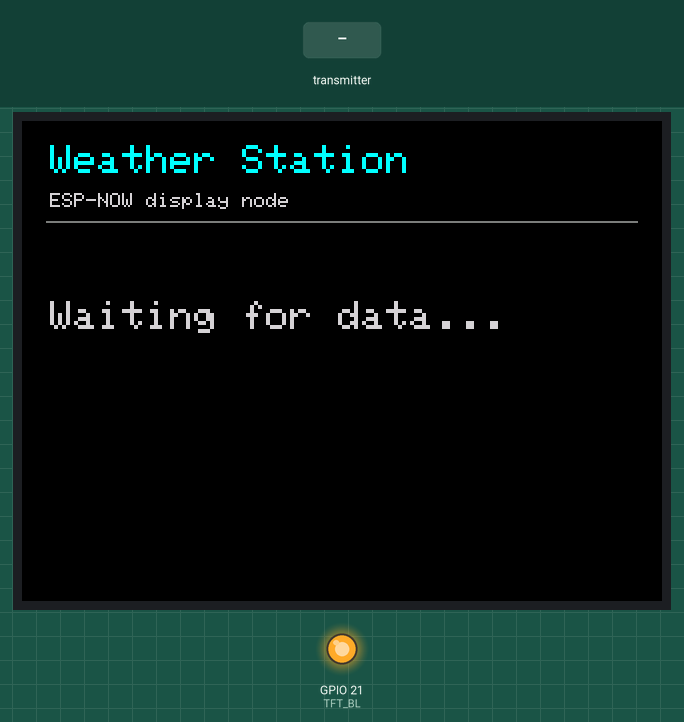
Simulated run of this sketch. Board: ESP32. Parts: 320×240 colour display, output pins drawn as LEDs (lit = HIGH). The inputs (shaded band) are chosen by the test bench. What the sketch prints to the serial monitor is not drawn.

Above: at 3.4 s.
3.5 s: the transmitter starts sending temperature = 0
At 4.8 s:
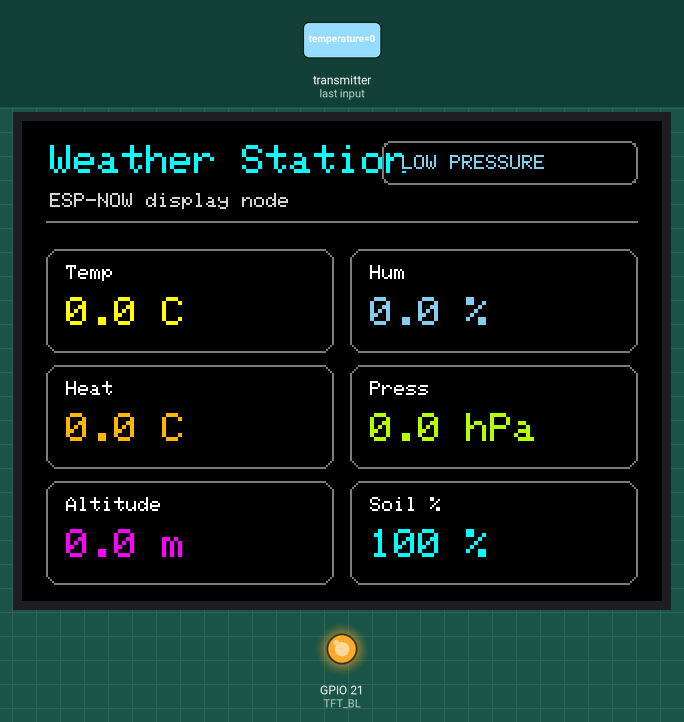
5.1 s: the transmitter starts sending heatIndex = 50
At 6.0 s:
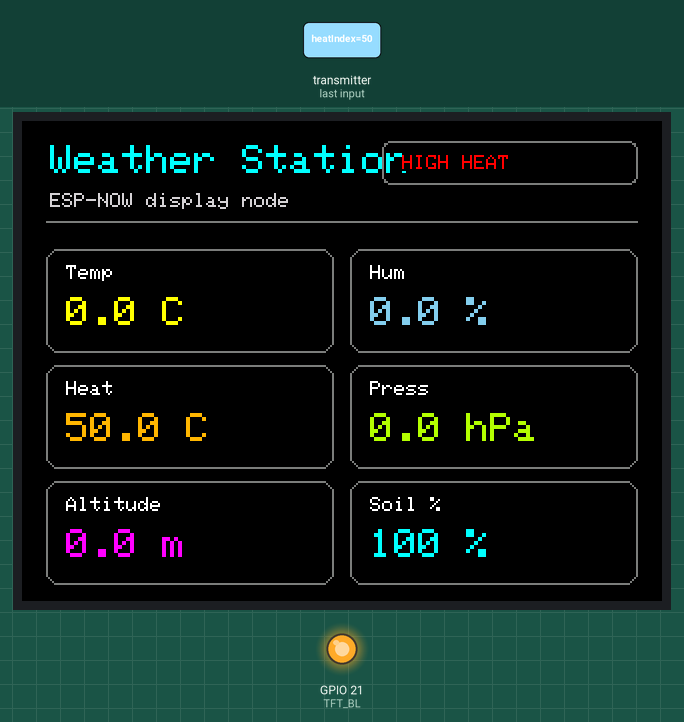
6.8 s: the transmitter starts sending soilMoisture = 1024
At 8.1 s:
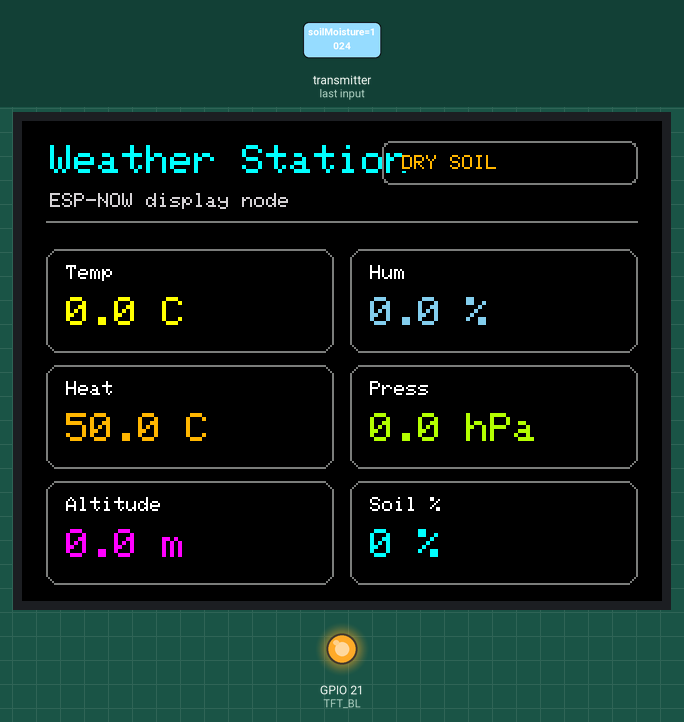
8.4 s: the transmitter starts sending humidity = 25
At 9.7 s:
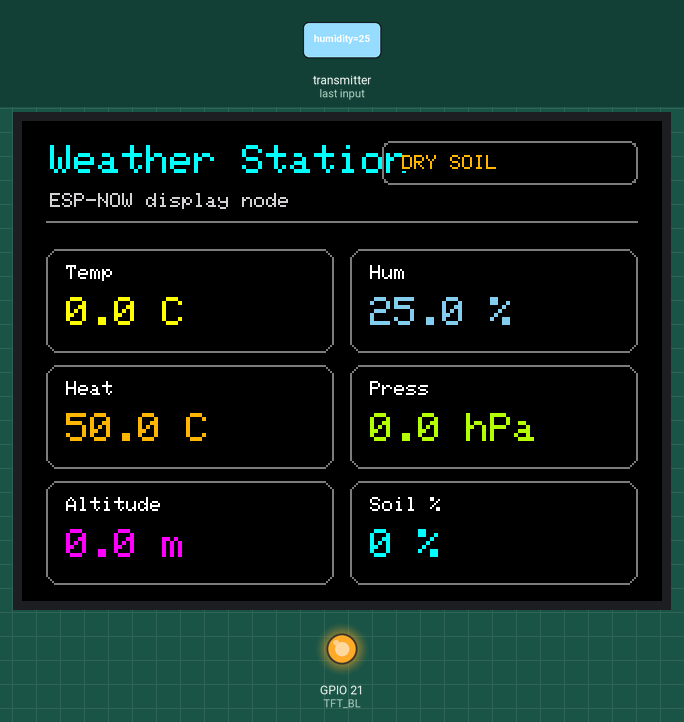
10.0 s: the transmitter starts sending pressure = 1
11.6 s: the transmitter starts sending altitude = 25
At 12.7 s:
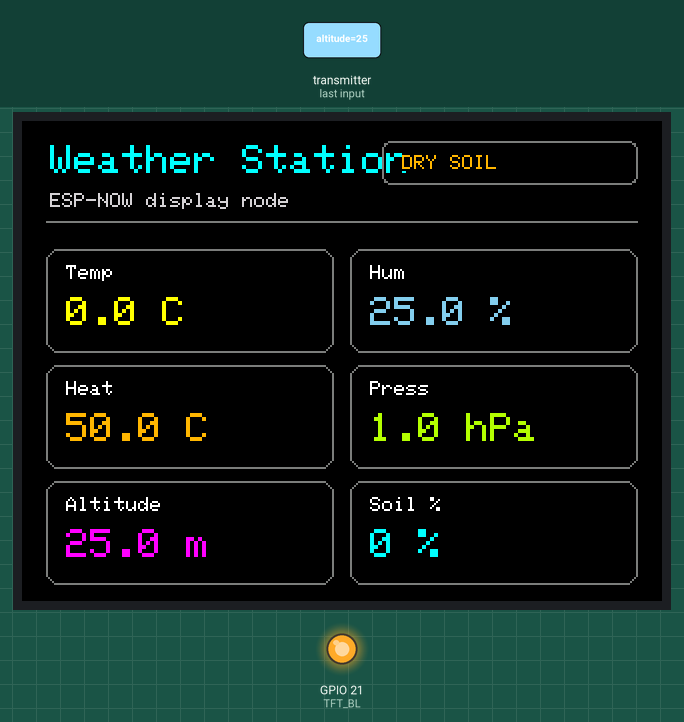
Timing chart, 0 to 14.2 s (numbered marks = the images above; inputs shaded):
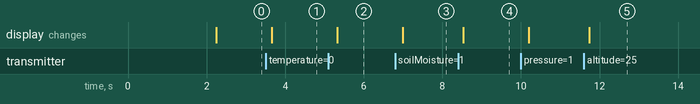

Measured:
- after the input at 3.5 s, the display: changes after 0.16 s (image 1)
- after the input at 5.1 s, the display: changes after 0.22 s (image 2)
- after the input at 6.8 s, the display: changes after 0.19 s (image 3)
- after the input at 8.4 s, the display: changes after 0.13 s (image 4)
- after the input at 11.6 s, the display: changes after 0.14 s (image 5)

The sketch:

display_espnow_weather_receiver.ino
```cpp
#include <TFT_eSPI.h>
#include <WiFi.h>
#include <esp_now.h>
#include <esp_wifi.h>

#define TFT_BL 21
#define SOIL_RAW_DRY 370
#define SOIL_RAW_WET 220

typedef struct {
  float temperature;
  float humidity;
  float heatIndex;
  float pressure;
  float altitude;
  int soilMoisture;
} SensorData;

TFT_eSPI tft = TFT_eSPI();
SensorData data;
bool hasReading = false;

int computeSoilPercent(int rawValue) {
  int percent = map(rawValue, SOIL_RAW_DRY, SOIL_RAW_WET, 0, 100);
  return constrain(percent, 0, 100);
}

const char* getStatusText(int soilPercent) {
  if (soilPercent < 30) {
    return "DRY SOIL";
  }

  if (data.heatIndex >= 32.0f) {
    return "HIGH HEAT";
  }

  if (data.pressure < 980.0f) {
    return "LOW PRESSURE";
  }

  return "SYSTEM NORMAL";
}

uint16_t getStatusColor(int soilPercent) {
  if (soilPercent < 30) {
    return TFT_ORANGE;
  }

  if (data.heatIndex >= 32.0f) {
    return TFT_RED;
  }

  if (data.pressure < 980.0f) {
    return TFT_SKYBLUE;
  }

  return TFT_GREENYELLOW;
}

void drawHeader() {
  tft.setTextDatum(TL_DATUM);
  tft.setTextColor(TFT_CYAN, TFT_BLACK);
  tft.setTextSize(2);
  tft.drawString("Weather Station", 14, 12);

  tft.setTextColor(TFT_LIGHTGREY, TFT_BLACK);
  tft.setTextSize(1);
  tft.drawString("ESP-NOW display node", 14, 36);
  tft.drawFastHLine(12, 50, 296, TFT_DARKGREY);
}

void drawField(int x, int y, const char* label, const char* value, uint16_t valueColor) {
  tft.drawRoundRect(x, y, 144, 52, 6, TFT_DARKGREY);
  tft.setTextColor(TFT_WHITE, TFT_BLACK);
  tft.setTextSize(1);
  tft.drawString(label, x + 10, y + 8);

  tft.setTextColor(valueColor, TFT_BLACK);
  tft.setTextSize(2);
  tft.drawString(value, x + 10, y + 24);
}

void drawDashboard() {
  char temperatureText[20];
  char humidityText[20];
  char heatIndexText[20];
  char pressureText[20];
  char altitudeText[20];
  char soilText[20];
  const int soilPercent = computeSoilPercent(data.soilMoisture);
  const char* statusText = getStatusText(soilPercent);
  const uint16_t statusColor = getStatusColor(soilPercent);

  snprintf(temperatureText, sizeof(temperatureText), "%.1f C", data.temperature);
  snprintf(humidityText, sizeof(humidityText), "%.1f %%", data.humidity);
  snprintf(heatIndexText, sizeof(heatIndexText), "%.1f C", data.heatIndex);
  snprintf(pressureText, sizeof(pressureText), "%.1f hPa", data.pressure);
  snprintf(altitudeText, sizeof(altitudeText), "%.1f m", data.altitude);
  snprintf(soilText, sizeof(soilText), "%d %%", soilPercent);

  tft.fillScreen(TFT_BLACK);
  drawHeader();
  drawField(12, 64, "Temp", temperatureText, TFT_YELLOW);
  drawField(164, 64, "Hum", humidityText, TFT_SKYBLUE);
  drawField(12, 122, "Heat", heatIndexText, TFT_ORANGE);
  drawField(164, 122, "Press", pressureText, TFT_GREENYELLOW);
  drawField(12, 180, "Altitude", altitudeText, TFT_MAGENTA);
  drawField(164, 180, "Soil %", soilText, TFT_CYAN);

  tft.drawRoundRect(180, 10, 128, 22, 4, TFT_DARKGREY);
  tft.setTextColor(statusColor, TFT_BLACK);
  tft.setTextSize(1);
  tft.drawString(statusText, 190, 17);
}

void OnDataRecv(const esp_now_recv_info_t *info, const uint8_t *incomingData, int len) {
  Serial.println("DATA RECEIVED CALLBACK");

  if (len == sizeof(SensorData)) {
    memcpy(&data, incomingData, sizeof(data));

    Serial.print("Temperature: ");
    Serial.println(data.temperature);
    Serial.print("Humidity: ");
    Serial.println(data.humidity);
    Serial.print("Heat Index: ");
    Serial.println(data.heatIndex);
    Serial.print("Pressure: ");
    Serial.println(data.pressure);
    Serial.print("Altitude: ");
    Serial.println(data.altitude);
    Serial.print("Soil Moisture Raw: ");
    Serial.println(data.soilMoisture);
    Serial.print("Soil Moisture Percent: ");
    Serial.println(computeSoilPercent(data.soilMoisture));

    hasReading = true;
    drawDashboard();
  } else {
    Serial.print("Wrong packet length: ");
    Serial.println(len);
  }
}

void setup() {
  Serial.begin(115200);
  delay(2000);

  pinMode(TFT_BL, OUTPUT);
  digitalWrite(TFT_BL, HIGH);

  tft.init();
  tft.setRotation(1);
  tft.setSwapBytes(true);
  tft.fillScreen(TFT_BLACK);
  drawHeader();

  tft.setTextColor(TFT_LIGHTGREY, TFT_BLACK);
  tft.setTextSize(2);
  tft.drawString("Waiting for data...", 14, 90);

  Serial.println("DISPLAY ESPNOW WEATHER RECEIVER STARTING");

  WiFi.mode(WIFI_STA);
  WiFi.disconnect();
  WiFi.setSleep(false);
  esp_wifi_set_channel(1, WIFI_SECOND_CHAN_NONE);

  Serial.print("Receiver MAC: ");
  Serial.println(WiFi.macAddress());

  if (esp_now_init() != ESP_OK) {
    Serial.println("ESP-NOW init failed");
    return;
  }

  esp_now_register_recv_cb(OnDataRecv);
  Serial.println("ESP-NOW weather receiver ready");
}

void loop() {
  if (!hasReading) {
    delay(100);
  }
}
```
